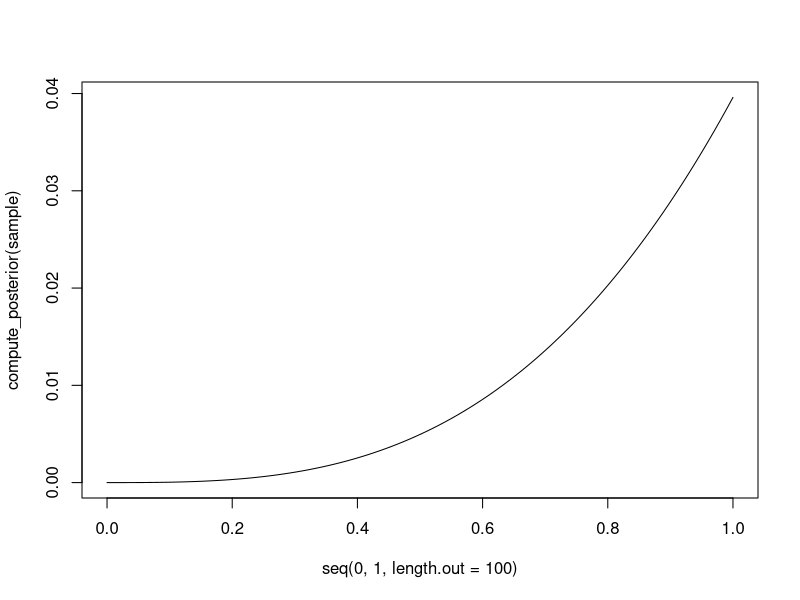
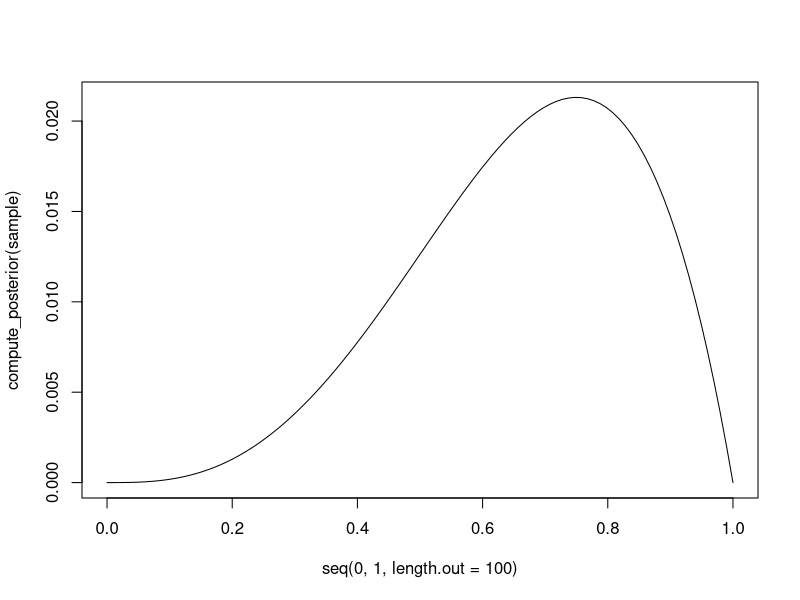
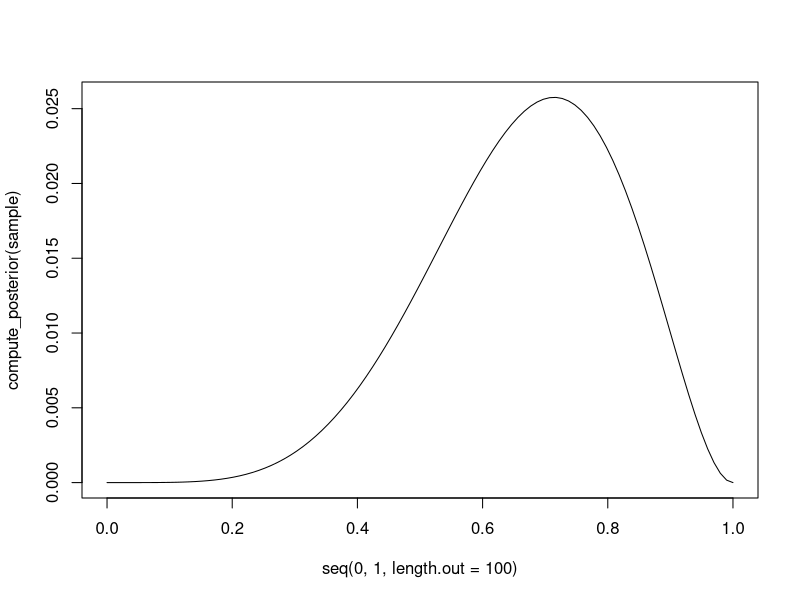

Source code (R) for these figures, in order:
## ---- chunk 1
library(tidyverse)
library(cowplot)
## ---- chunk 2
# function to toss a globe covered p by water N times
sim_globe = function( p=0.7 , N=9 ){
  sample(
    x = c("W", "L"),  # possible values
    size = N,         # how many draws
    prob = c(p, 1-p), # probability of each possibility
    replace = TRUE    # the same value can be drawn multiple times
  )
}

sim_globe()
## ---- chunk 3
compute_posterior = function(sample, poss = seq(0,1,length.out=100)){
  
  W = sum(sample == "W")
  L = sum(sample == "L")
  
  likelihood = sapply( poss, function(x) dbinom(x = W, size = W+L, prob = x))
  
  post = ( likelihood ) / sum( likelihood)
  
  return(post)
}
## ---- chunk 4
sample = c("W", "W", "W")
plot(seq(0,1,length.out=100), compute_posterior(sample), type = "l")

## ---- chunk 5
sample = c("W", "W", "W", "L")
plot(seq(0,1,length.out=100), compute_posterior(sample), type = "l")
## ---- chunk 6
sample = c("L", "W", "W", "L", "W", "W", "W")
plot(seq(0,1,length.out=100), compute_posterior(sample), type = "l")

